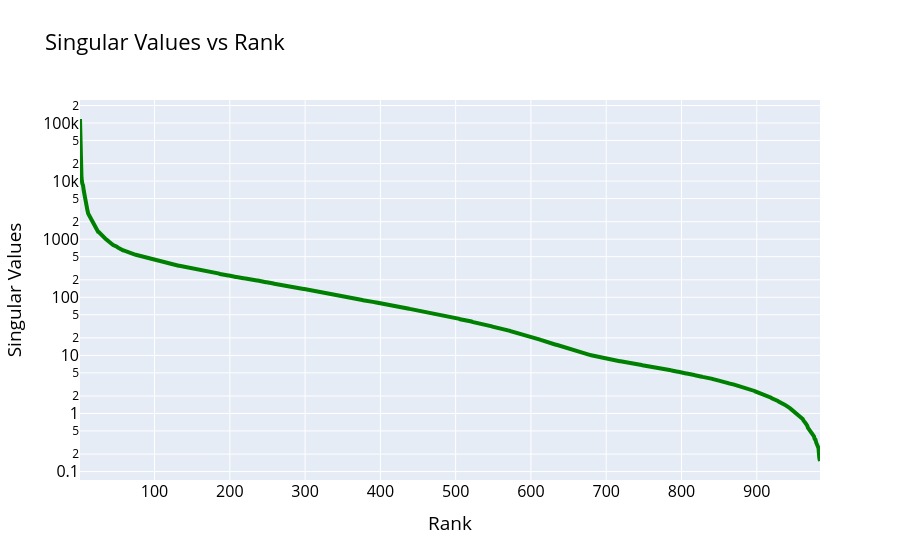
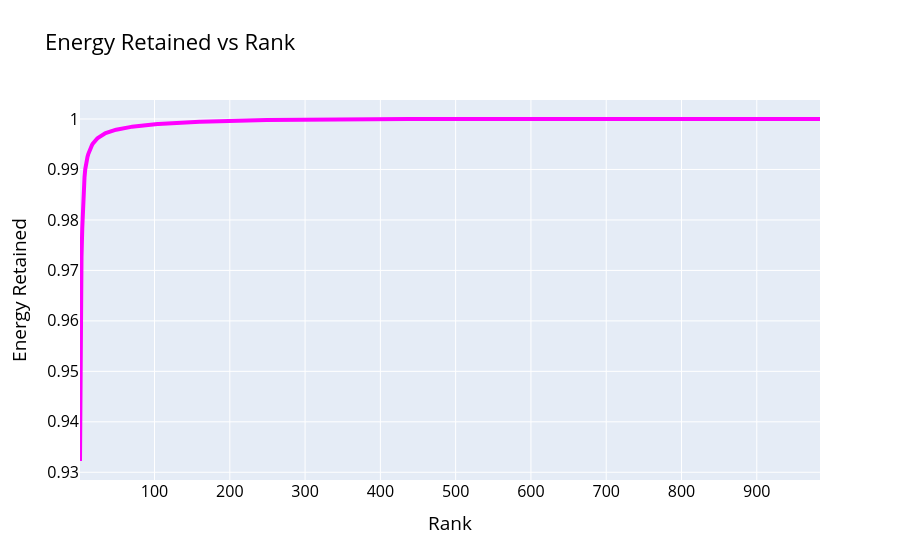

The code cell stored with these charts, in order, in its notebook:
### Markdown cell above
#### Plot dos valores singulares e da energia acumulada

### Code cell
fig_singular_values = px.line(
    x=ranks,
    y=S[:len(ranks)],
    labels={"x": "Rank", "y": "Singular Values"},
    title="Singular Values vs Rank"
)

fig_singular_values.update_traces(line=dict(width=4, color="green"))

fig_singular_values.update_yaxes(type='log')
fig_singular_values.update_layout(
    font=dict(
        size=16,
        color="black",
    )
)

fig_energy_retained = px.line(
    x=ranks,
    y=energy_retained,
    labels={"x": "Rank", "y": "Energy Retained"},
    title="Energy Retained vs Rank"
)

fig_energy_retained.update_traces(line=dict(width=4, color="magenta"))

fig_energy_retained.update_layout(
    font=dict(
        size=16,
        color="black",
    ),
)

fig_singular_values.show()
fig_energy_retained.show()

### Figure 1 — Plotly figure (JSON) as saved in the notebook; plotly's stock layout.template omitted (floating-point values rounded to 4 significant figures; data arrays with more than 128 entries replaced by an {"elided": "..."} marker saying what was removed)
{"data": [{"hovertemplate": "Rank=%{x}<br>Singular Values=%{y}<extra></extra>", "legendgroup": "", "line": {"color": "green", "dash": "solid", "width": 4}, "marker": {"symbol": "circle"}, "mode": "lines", "name": "", "orientation": "v", "showlegend": false, "type": "scatter", "x": {"elided": "984 int values"}, "xaxis": "x", "y": {"elided": "984 float values"}, "yaxis": "y"}], "layout": {"font": {"color": "black", "size": 16}, "legend": {"tracegroupgap": 0}, "title": {"text": "Singular Values vs Rank"}, "xaxis": {"anchor": "y", "domain": [0, 1], "title": {"text": "Rank"}}, "yaxis": {"anchor": "x", "domain": [0, 1], "title": {"text": "Singular Values"}, "type": "log"}}}

### Figure 2 — Plotly figure (JSON) as saved in the notebook; plotly's stock layout.template omitted (floating-point values rounded to 4 significant figures; data arrays with more than 128 entries replaced by an {"elided": "..."} marker saying what was removed)
{"data": [{"hovertemplate": "Rank=%{x}<br>Energy Retained=%{y}<extra></extra>", "legendgroup": "", "line": {"color": "magenta", "dash": "solid", "width": 4}, "marker": {"symbol": "circle"}, "mode": "lines", "name": "", "orientation": "v", "showlegend": false, "type": "scatter", "x": {"elided": "984 int values"}, "xaxis": "x", "y": {"elided": "984 float values"}, "yaxis": "y"}], "layout": {"font": {"color": "black", "size": 16}, "legend": {"tracegroupgap": 0}, "title": {"text": "Energy Retained vs Rank"}, "xaxis": {"anchor": "y", "domain": [0, 1], "title": {"text": "Rank"}}, "yaxis": {"anchor": "x", "domain": [0, 1], "title": {"text": "Energy Retained"}}}}
